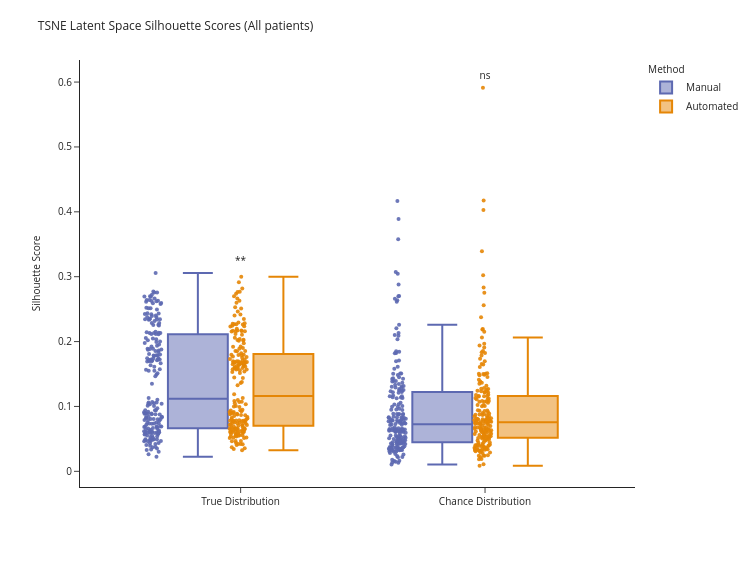

Write notebook code for a chart like this one.
### Markdown cell above
## Plots

### Code cell
colorsmap = {
    'Manual': px.colors.qualitative.Vivid[1],
    'Automated': px.colors.qualitative.Vivid[0]
}
# plot order true first then chance
orderforplot = {
    "Difference_Variable": ['Onset', 'Offset', 'Duration'], 
    "Phoneme": ['a', 'ae', 'b', 'g', 'i', 'k', 'p', 'u', 'v'], 
    "Patient": ['S1', 'S2', 'S3', 'S4'],
    'Silhouette Level':['True Distribution', 'Chance Distribution'] }

silscor_dfmelted_tr_ch = silscores_df[(silscores_df['Silhouette Level'] == 'True Distribution') | (silscores_df['Silhouette Level'] == 'Chance Distribution')]


fig = px.box(
    silscor_dfmelted_tr_ch,
    y='Silhouette Score',
    x='Silhouette Level',
    color='Method',
    points='all',  # Shows stripplot-like points
    boxmode='group',
    color_discrete_sequence= px.colors.qualitative.Vivid, 
    color_discrete_map= colorsmap, 
    category_orders=orderforplot,
    hover_name='Silhouette Level', 
    hover_data= ['Patient', 'Method', 'Silhouette Level', 'Iteration',
       'Silhouette Score']    
    )
fig.update_traces(marker=dict(size=4,opacity=0.9), jitter=0.3, boxmean=False)

# Add significance annotations manually
levels = silscor_dfmelted_tr_ch['Silhouette Level'].unique()

for i, level in enumerate(levels):
    sub_df = silscor_dfmelted_tr_ch[silscor_dfmelted_tr_ch['Silhouette Level'] == level]
    scores_manual = sub_df[sub_df['Method'] == 'Manual']['Silhouette Score'].to_numpy()
    scores_auto = sub_df[sub_df['Method'] == 'Automated']['Silhouette Score'].to_numpy()
    
    stat, p_val = wilcoxon(scores_manual, scores_auto)

    # Define label
    sig_label = 'ns'
    if p_val < 0.001:
        sig_label = '***'
    elif p_val < 0.01:
        sig_label = '**'
    elif p_val < 0.05:
        sig_label = '*'

    # Compute annotation Y position
    y_max = sub_df['Silhouette Score'].max()
    fig.add_trace(go.Scatter(
        x=[level],
        y=[y_max + 0.01],
        mode='text',
        text=[sig_label],
        textposition='top center',
        showlegend=False
    ))


mm_to_px = 3.78
fig.update_layout(
    title=dict(text="TSNE Latent Space Silhouette Scores (All patients)", font=dict(size=12)),
    boxmode="group",
    yaxis_title=dict(text="Silhouette Score", font=dict(size=10)),
    xaxis_title="",
    legend_title=dict(text="Method", font=dict(size=10)),
    template='simple_white',
    width=200 * mm_to_px,   
    height=150 * mm_to_px,  
    font=dict(size=10)
)
# plt.savefig("../figures/figure3/manualvsautomated_TSNEsilhouetteS26.svg", format='svg')
#fig.write_image("../figures/figure3/manualvsautomated_TSNEsilhouetteS26PhonChancePlotly.pdf", format='pdf')
fig.show()

### Figure 1 — Plotly figure (JSON) as saved in the notebook; plotly's stock layout.template omitted (floating-point values rounded to 4 significant figures; data arrays with more than 128 entries replaced by an {"elided": "..."} marker saying what was removed)
{"data": [{"alignmentgroup": "True", "boxmean": false, "boxpoints": "all", "customdata": {"elided": "400x3 mixed values"}, "hovertemplate": "<b>%{hovertext}</b><br><br>Method=%{customdata[1]}<br>Silhouette Level=%{x}<br>Silhouette Score=%{y}<br>Patient=%{customdata[0]}<br>Iteration=%{customdata[2]}<extra></extra>", "hovertext": {"elided": "400 str values"}, "jitter": 0.3, "legendgroup": "Manual", "marker": {"color": "rgb(93, 105, 177)", "opacity": 0.9, "size": 4}, "name": "Manual", "notched": false, "offsetgroup": "Manual", "orientation": "v", "showlegend": true, "type": "box", "x": {"elided": "400 str values"}, "x0": " ", "xaxis": "x", "y": {"elided": "400 float values"}, "y0": " ", "yaxis": "y"}, {"alignmentgroup": "True", "boxmean": false, "boxpoints": "all", "customdata": {"elided": "400x3 mixed values"}, "hovertemplate": "<b>%{hovertext}</b><br><br>Method=%{customdata[1]}<br>Silhouette Level=%{x}<br>Silhouette Score=%{y}<br>Patient=%{customdata[0]}<br>Iteration=%{customdata[2]}<extra></extra>", "hovertext": {"elided": "400 str values"}, "jitter": 0.3, "legendgroup": "Automated", "marker": {"color": "rgb(229, 134, 6)", "opacity": 0.9, "size": 4}, "name": "Automated", "notched": false, "offsetgroup": "Automated", "orientation": "v", "showlegend": true, "type": "box", "x": {"elided": "400 str values"}, "x0": " ", "xaxis": "x", "y": {"elided": "400 float values"}, "y0": " ", "yaxis": "y"}, {"mode": "text", "showlegend": false, "text": ["ns"], "textposition": "top center", "type": "scatter", "x": ["Chance Distribution"], "y": [0.6011]}, {"mode": "text", "showlegend": false, "text": ["**"], "textposition": "top center", "type": "scatter", "x": ["True Distribution"], "y": [0.3156]}], "layout": {"boxmode": "group", "font": {"size": 10}, "height": 567, "legend": {"title": {"font": {"size": 10}, "text": "Method"}, "tracegroupgap": 0}, "margin": {"t": 60}, "title": {"font": {"size": 12}, "text": "TSNE Latent Space Silhouette Scores (All patients)"}, "width": 756, "xaxis": {"anchor": "y", "categoryarray": ["True Distribution", "Chance Distribution"], "categoryorder": "array", "domain": [0, 1], "title": {"text": ""}}, "yaxis": {"anchor": "x", "domain": [0, 1], "title": {"font": {"size": 10}, "text": "Silhouette Score"}}}}
